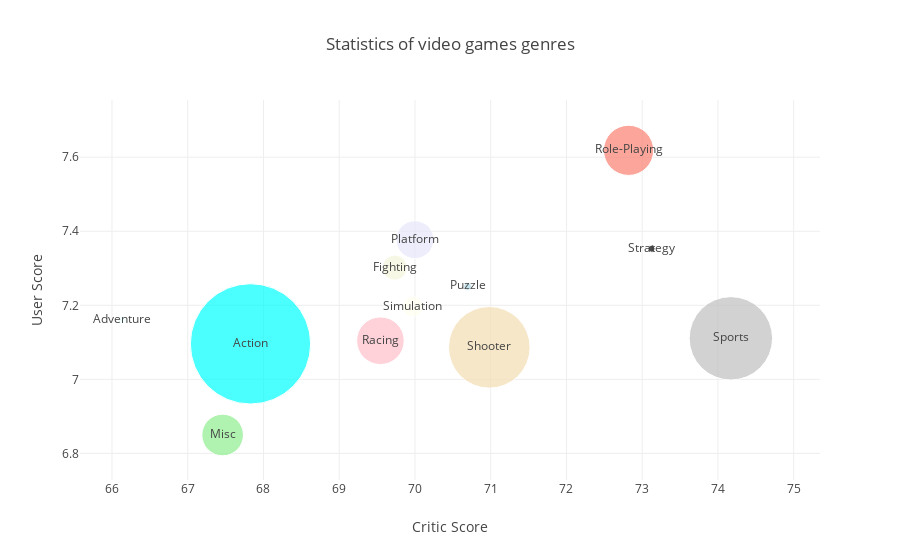

Notebook code cell kept with this figure:
### Code cell
trace0 = go.Scatter(
    x=genres_df.Critic_Score,
    y=genres_df.User_Score,
    mode = 'markers+text',
    text = genres_df.index,
    #textposition='bottom',
    marker = dict(
        size = 1/10*genres_df.Global_Sales,
        color = [
            'aqua', 'azure', 'beige', 'lightgreen',
            'lavender', 'lightblue', 'pink', 'salmon',
            'wheat', 'ivory', 'silver'
        ]
    )
)

data = [trace0]
layout = {
    'title': 'Statistics of video games genres',
    'xaxis': {'title': 'Critic Score'},
    'yaxis': {'title': 'User Score'}
}

fig = go.Figure(data=data, layout=layout)

iplot(fig, show_link=False)

### Figure 1 — Plotly figure (JSON) as saved in the notebook; plotly's stock layout.template omitted (floating-point values rounded to 4 significant figures)
{"data": [{"marker": {"color": ["aqua", "azure", "beige", "lightgreen", "lavender", "lightblue", "pink", "salmon", "wheat", "ivory", "silver"], "size": [120.3, 8.075, 25.0, 41.63, 37.78, 7.89, 47.62, 50.14, 81.65, 20.27, 83.38, 6.961]}, "mode": "markers+text", "text": ["Action", "Adventure", "Fighting", "Misc", "Platform", "Puzzle", "Racing", "Role-Playing", "Shooter", "Simulation", "Sports", "Strategy"], "type": "scatter", "uid": "6760afa8-da66-11e8-803c-e82a44ef42c3", "x": [67.83, 66.13, 69.73, 67.46, 70, 70.69, 69.54, 72.82, 70.98, 69.97, 74.17, 73.12], "y": [7.096, 7.161, 7.302, 6.85, 7.377, 7.251, 7.104, 7.619, 7.086, 7.197, 7.111, 7.353]}], "layout": {"title": "Statistics of video games genres", "xaxis": {"title": "Critic Score"}, "yaxis": {"title": "User Score"}}}
